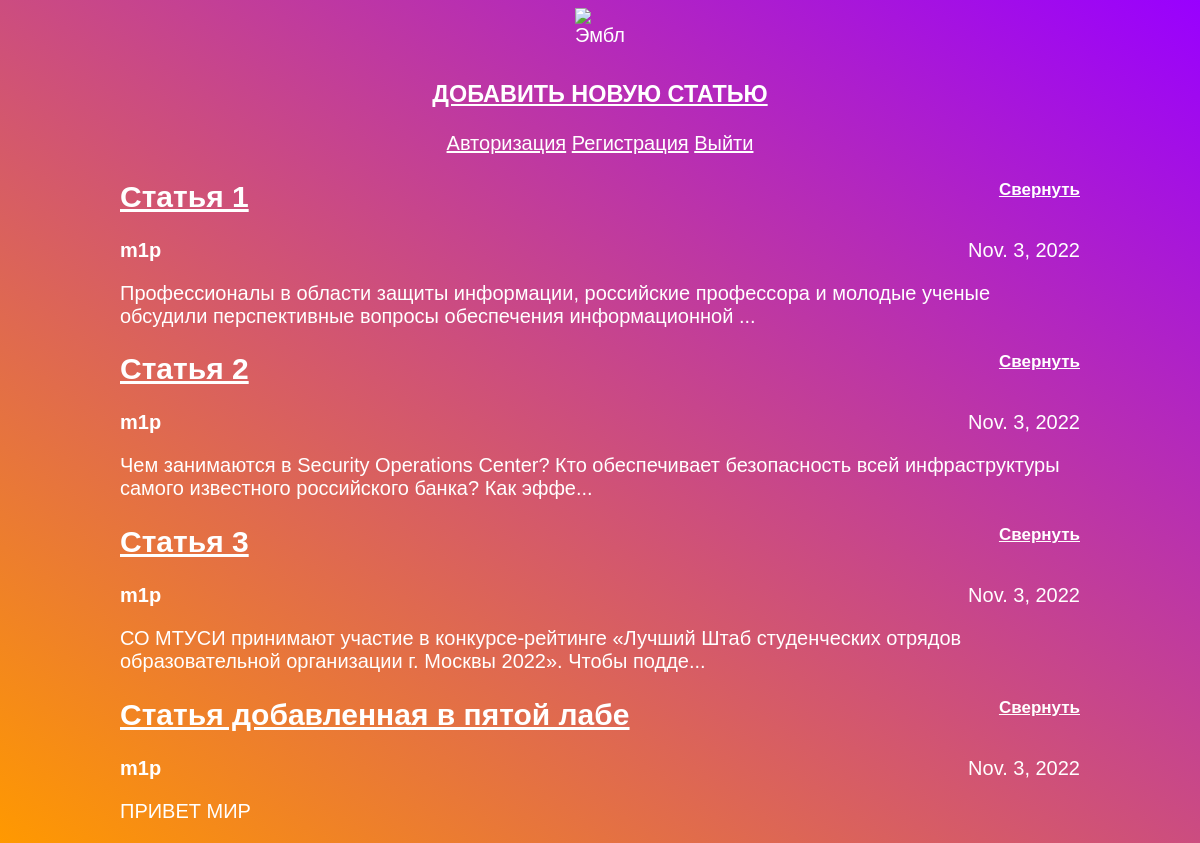
The page / on the database its author committed.
### articles/models.py (models this page shows, shortened)
class Article(models.Model):
    title = models.CharField(max_length=200)
    author = models.ForeignKey(User, on_delete=models.CASCADE)
    text = models.TextField()
    created_date = models.DateField(auto_now_add=True)
    def get_excerpt(self):
        return self.text[:140] + "..." if len(self.text) > 140 else self.text

### articles/views.py (the view)
# urls.py: path('', views.archive, name='archive'),
def archive(request):
    return render(request, 'archive.html', {"posts": Article.objects.all()})

### articles/templates/archive.html (shortened to what this page needs)
{% load static %}
<!DOCTYPE html>
<html>
    <head>
        <link rel="stylesheet" href="{% static 'css/article.css' %}" />
    </head>
</html>
<body>
    <div class="header">
        <img src="https://upload.wikimedia.org/wikipedia/commons/thumb/0/03/%D0%9B%D0%BE%D0%B3%D0%BE%D1%82%D0%B8%D0%BF.svg/1200px-%D0%9B%D0%BE%D0%B3%D0%BE%D1%82%D0%B8%D0%BF.svg.png" alt="Эмблема" width="50" height="50" />
        <h3 style="text-align: center; ">
            <a href="/article/new" style="color:rgb(255, 255, 255)" >ДОБАВИТЬ НОВУЮ СТАТЬЮ </a>
        </h3>
    </div>
    <div style="text-align: center;">
        <a href="/login" style="color:rgb(255, 255, 255)">Авторизация</a>
        <a href="/register" style="color:rgb(255, 255, 255)">Регистрация</a>
        <a href="/deauth" style="color:rgb(255, 255, 255)">Выйти</a>
    </div>
    <div class="archive">
        {% for post in posts %}
            <div class="one-post">
                <h2 class="post-title">
                    <a href="/article/{{ post.id }}/"> {{ post.title }} </a>
                    <a class="fold-button">Свернуть</a>
                </h2>
                <div class="article-info">
                <div class="article-author">{{ post.author.username }}</div>
                <div class="article-created-date">{{ post.created_date }}</div>
                </div>
                <p class="article-text">{{ post.get_excerpt }}</p>
            </div>
        {% endfor %}
    </div>
</body>

### articles/static/css/article.css (style rules this page uses)
body { height: 100%; background: linear-gradient(to top right, #ff9900 0%, #9900ff 100%) fixed; font-family: Tahoma, Arial, sans-serif; color: #ffffff; font-size: 20px; }
.header img { display: block; width: 50px; margin-left: auto; margin-right: auto; float: center; }
.archive { width: 960px; margin-left: auto; margin-right: auto; }
.post-title a { color: #ffffff; }
.article-author { width: 50%; float: left; font-weight: bold; }
.article-created-date { text-align: right; }
.fold-button { float: right; font-size: 17px; cursor: pointer; text-decoration: underline; }
.one-post .article-author { display: block; }
.one-post .article-info { display: block; }
.one-post .article-text { display: block; }

### rows shown on the page
Article: title "Статья 1", author.username "m1p", created_date "Nov. 3, 2022", get_excerpt "Профессионалы в области защиты информации, российские профессора и молодые ученые обсудили перспективные вопросы обеспечения информационной ..."
Article: title "Статья 2", author.username "m1p", created_date "Nov. 3, 2022", get_excerpt "Чем занимаются в Security Operations Center? Кто обеспечивает безопасность всей инфраструктуры самого известного российского банка? Как эффе..."
Article: title "Статья 3", author.username "m1p", created_date "Nov. 3, 2022", get_excerpt "СО МТУСИ принимают участие в конкурсе-рейтинге «Лучший Штаб студенческих отрядов образовательной организации г. Москвы 2022». Чтобы подде..."
Article: title "Статья добавленная в пятой лабе", author.username "m1p", created_date "Nov. 3, 2022", get_excerpt "ПРИВЕТ МИР"
